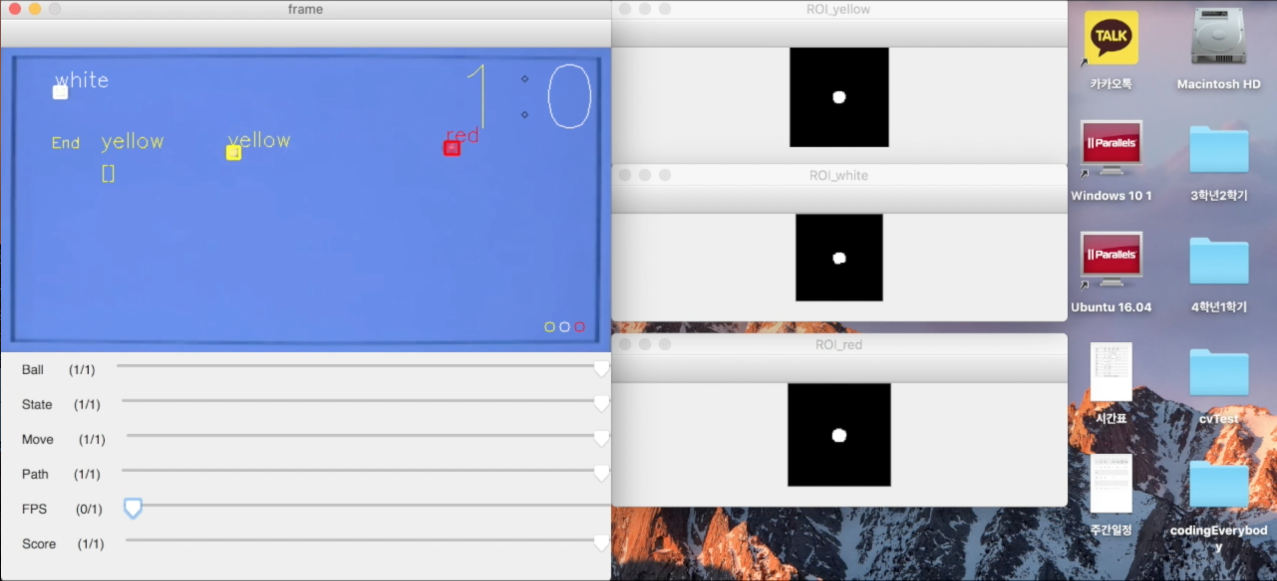
#> input picture WIKI/example.png, 2554 x 1162 px (shown at 1/2 size); its folder holds only this picture in this run
$ python -i billiardFunction.py   (imports and definitions only)
#> lines starting #> are read from the running program, lines starting #| are printed output that depends on the picture; after the words box and inside, x2 and y2 are one past the last pixel; in counts of white or black regions, pixels touching at a corner belong together
#> further down, picture is the input picture: shape (1162, 2554, 3); mean B, G, R 202.6, 177.3, 169.2
import cv2
import numpy as np
from collections import OrderedDict

minThreshold = 50
maxThreshold = 200

GLOBAL_MIDDLE_BOARD = (1270, 2540)
DOMESTIC_MIDDLE_BOARD = (1224, 2448)
h = int(DOMESTIC_MIDDLE_BOARD[0]/4)
w = int(DOMESTIC_MIDDLE_BOARD[1]/4)

M = None

colors = OrderedDict({
            "red":(0,0,255),
            "yellow":(0,255,255),
            "white":(255,255,255),
            #"green":(0,255,0),
            "blue":(255,0,0) })


def setMatrix(image):
    board, mask = usingBoard(image)
    pts1 = np.float32(board)
    pts2 = np.float32([[0, 0], [0, h - 1], [w - 1, h - 1], [w - 1, 0]])
    global M
    M = cv2.getPerspectiveTransform(pts1, pts2)


def getWarp(image):
    return cv2.warpPerspective(image, M, (w, h))

'''
def usingBlueBoard(image):
    hsv = cv2.cvtColor(image, cv2.COLOR_BGR2HSV)
    lower_blue = np.array([110, 100, 100])
    upper_blue = np.array([130, 255, 255])

    mask_blue = cv2.inRange(hsv, lower_blue, upper_blue)

    blue_masked = cv2.bitwise_and(hsv, hsv, mask=mask_blue)
    blue_masked = cv2.cvtColor(blue_masked, cv2.COLOR_RGB2GRAY)

    cnts = cv2.findContours(blue_masked.copy(), cv2.RETR_TREE, cv2.CHAIN_APPROX_SIMPLE)[1]
    board_w = 0;
    for (i, c) in enumerate(cnts):
        peri = cv2.arcLength(c, True)
        approx = cv2.approxPolyDP(c, 0.1 * peri, True)
        if len(approx) == 4:
            #cv2.drawContours(image, approx, -1, (0, 255, 0), 3)
            (x, y, w, h) = cv2.boundingRect(approx)
            if board_w < w:
                board_w = w
                board = approx
    return board, blue_masked
'''
def usingBoard(image, color="blue"):
    '''
    :param image:
        The image is a BGR frame of input video.

    :param color:
        The color means the color of board.
        The blue, green value is stored for use.
        default : "blue"

    :return board, mask:
        Returns a list of coordinate values of each vertex of the rectangle
        recognized by the billiard table.

        Returns the color mask of the pool table color to detect the pool table.
    '''
#> called with color = 'blue'
    hsv = cv2.cvtColor(image, cv2.COLOR_BGR2HSV)
#> hsv: shape (1162, 2554, 3); mean H, S, V 52.3, 50.3, 205.9
    if color == "blue":
        lower = np.array([110, 100, 100])
        upper = np.array([130, 255, 255])
    elif color == "green":
        lower = np.array([50, 100, 100])
        upper = np.array([70, 255, 255])

    mask = cv2.inRange(hsv, lower, upper)
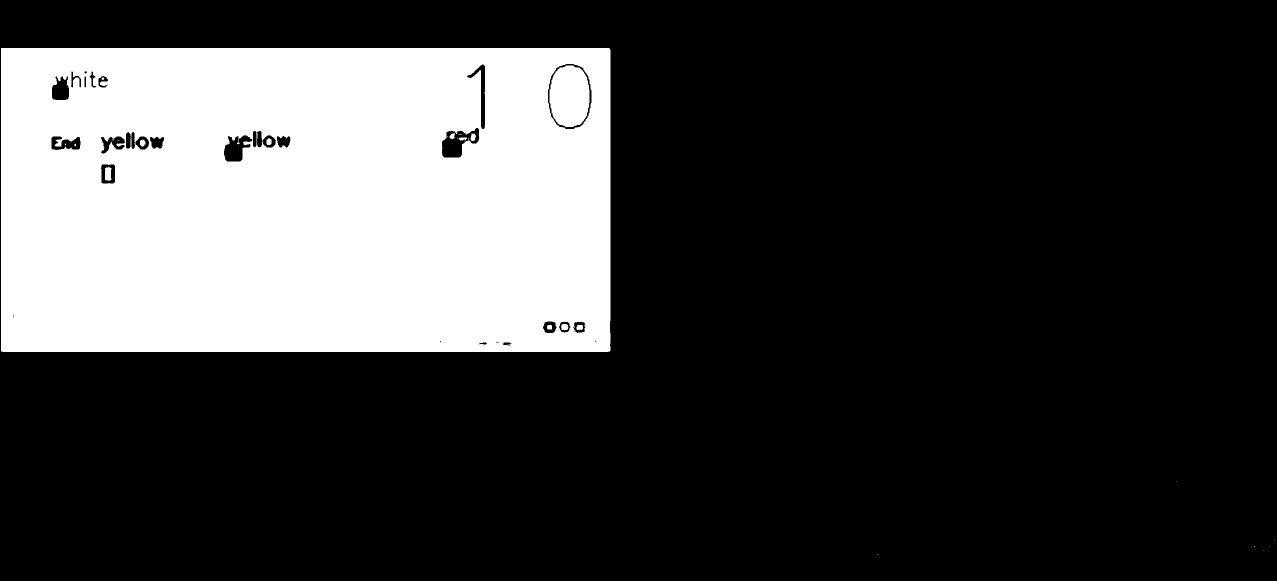
#> mask: shape (1162, 2554) (shown at 1/2 size); 24.5% white; 26 white regions (14 under 20 px)

    masked = cv2.bitwise_and(hsv, hsv, mask=mask)
#> masked: shape (1162, 2554, 3); mean H, S, V 27.3, 34.4, 56
    masked = cv2.cvtColor(masked, cv2.COLOR_RGB2GRAY)
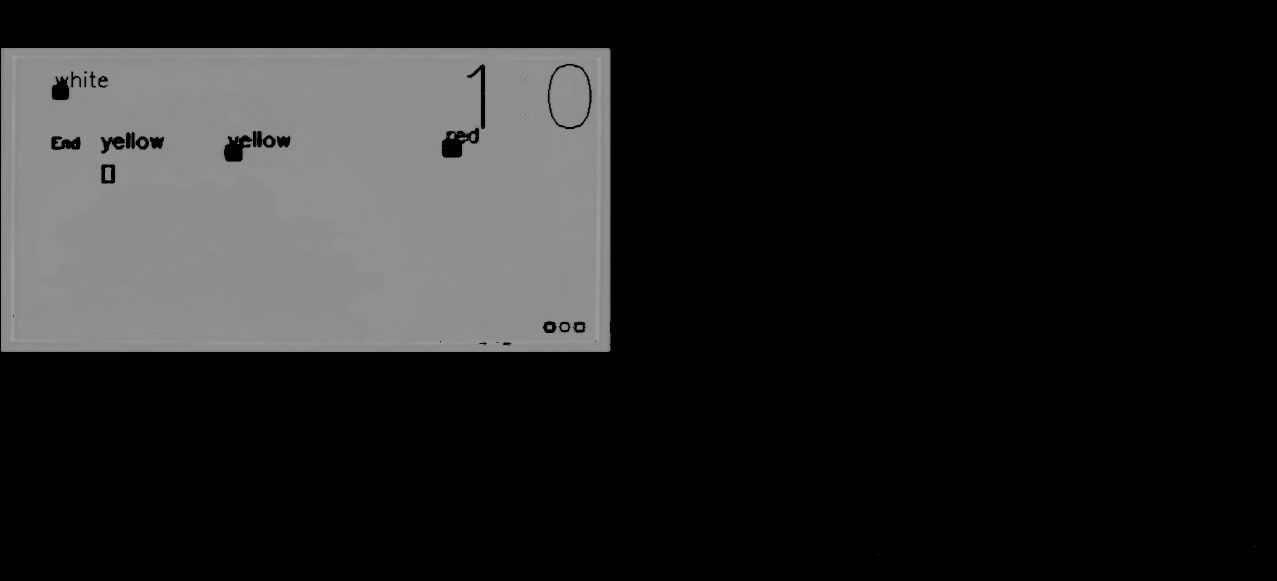
#> masked: shape (1162, 2554) (shown at 1/2 size); min 0, max 162, mean 34.8

    cnts = cv2.findContours(masked.copy(), cv2.RETR_TREE, cv2.CHAIN_APPROX_SIMPLE)[1]
#> cnts = 68 contours, 31 with area under 20; largest, box (x1, y1, x2, y2) and area: (2, 96, 1221, 704) 739286, (1095, 127, 1184, 259) 9400, (1099, 131, 1179, 254) 7960, (883, 255, 959, 316) 2764, (447, 269, 506, 324) 1946
    board_w = 0;
    for (i, c) in enumerate(cnts):
        peri = cv2.arcLength(c, True)
        approx = cv2.approxPolyDP(c, 0.1 * peri, True)
        if len(approx) == 4:
            #cv2.drawContours(image, approx, -1, (0, 255, 0), 3)
            (x, y, w, h) = cv2.boundingRect(approx)
            if board_w < w:
                board_w = w
                board = approx
#> this loop made 68 passes
#> (peri, x, y, w, h, board_w, board) on pass 8: (3649.6, 2, 96, 1219, 607, 1219, [[2, 96], [2, 702], [1220, 701], [1217, 96]])
#> (peri, approx, x, y, w, h) on passes 10, 11, 12, 13, 17, 18: (5.66, [[1013, 690], [1014, 689], [1015, 690], [1014, 691]], 1013, 689, 3, 3), (5.66, [[965, 690], [966, 689], [967, 690], [966, 691]], 965, 689, 3, 3), (5.66, [[958, 689], [959, 688], [960, 689], [959, 690]], 958, 688, 3, 3), (5.66, [[957, 687], [958, 686], [959, 687], [958, 688]], 957, 686, 3, 3), (5.66, [[879, 685], [880, 684], [881, 685], [880, 686]], 879, 684, 3, 3), (9.07, [[879, 682], [880, 681], [882, 683], [880, 684]], 879, 681, 4, 4)
#> after the loop, board_w = 1219
    return board, masked

>>> import cv2
>>> picture = cv2.imread('WIKI/example.png')
>>> result = setMatrix(picture)
#> in setMatrix, `board, mask = usingBoard(image)`: board = [[2, 96], [2, 702], [1220, 701], [1217, 96]]
#> in setMatrix, `M = cv2.getPerspectiveTransform(pts1, pts2)`: M = [[0.502, -2.23e-20, -1], [3.58e-17, 0.505, -48.46], [-1.36e-06, 4.08e-06, 1]]

$ run again, on WIKI/input.png
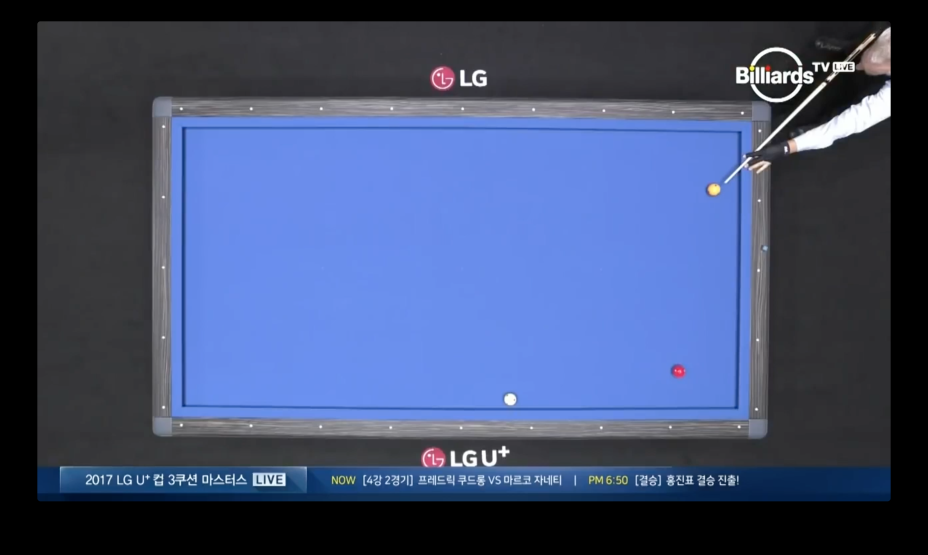
#> input picture WIKI/input.png, 2784 x 1664 px (shown at 1/3 size)
#> picture is the input picture: shape (1664, 2784, 3); mean B, G, R 113.9, 78.7, 64.9
#> hsv: shape (1664, 2784, 3); mean H, S, V 90.6, 65.8, 114.2
#> in usingBoard, `mask = cv2.inRange(hsv, lower, upper)`:
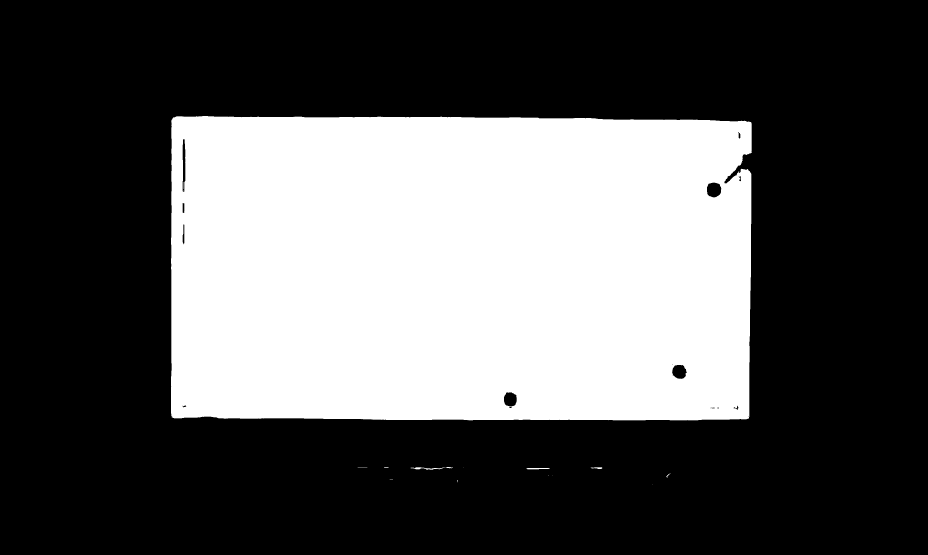
#> mask: shape (1664, 2784) (shown at 1/3 size); 33.8% white; 17 white regions (8 under 20 px)
#> in usingBoard, `masked = cv2.cvtColor(masked, cv2.COLOR_RGB2GRAY)`:
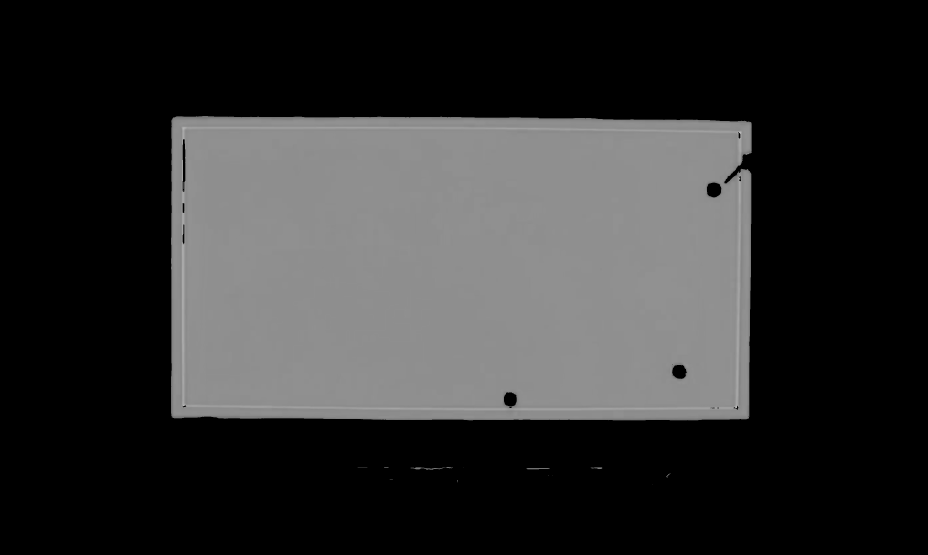
#> masked: shape (1664, 2784) (shown at 1/3 size); min 0, max 192, mean 48.2
#> cnts = 49 contours, 32 with area under 20; largest, box (x1, y1, x2, y2) and area: (513, 348, 2255, 1261) 1566551, (2120, 547, 2165, 593) 1608, (2015, 1094, 2061, 1138) 1470, (1511, 1176, 1551, 1220) 1392, (547, 417, 557, 576) 1198
#> the loop in usingBoard, `for (i, c) in enumerate(cnts):` made 49 passes
#> (peri, x, y, w, h, board_w, board) on passes 7, 17: (5.66, 2003, 1424, 3, 3, 3, [[2003, 1425], [2004, 1424], [2005, 1425], [2004, 1426]]), (5564.1, 515, 359, 1738, 896, 1738, [[515, 359], [515, 1251], [2246, 1254], [2252, 366]])
#> after the loop in usingBoard, `for (i, c) in enumerate(cnts):`: board_w = 1738
#> in setMatrix, `board, mask = usingBoard(image)`: board = [[515, 359], [515, 1251], [2246, 1254], [2252, 366]]
#> pts1 has the same summary as board
#> M = [[0.349, -1.5e-18, -179.9], [-0.00137, 0.34, -121.3], [-2.55e-06, -3.88e-06, 1]]
